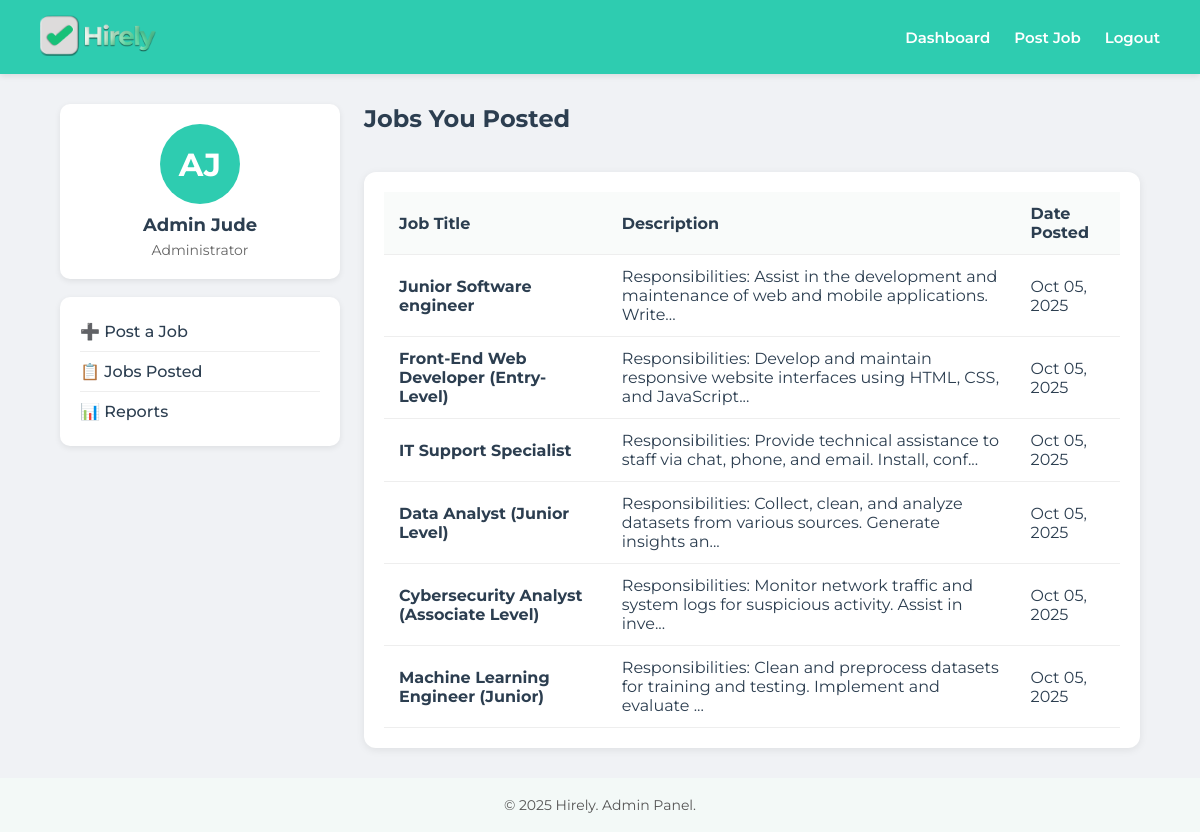
/admin_dashboard (signed in), run on an earlier commit of the app's database.
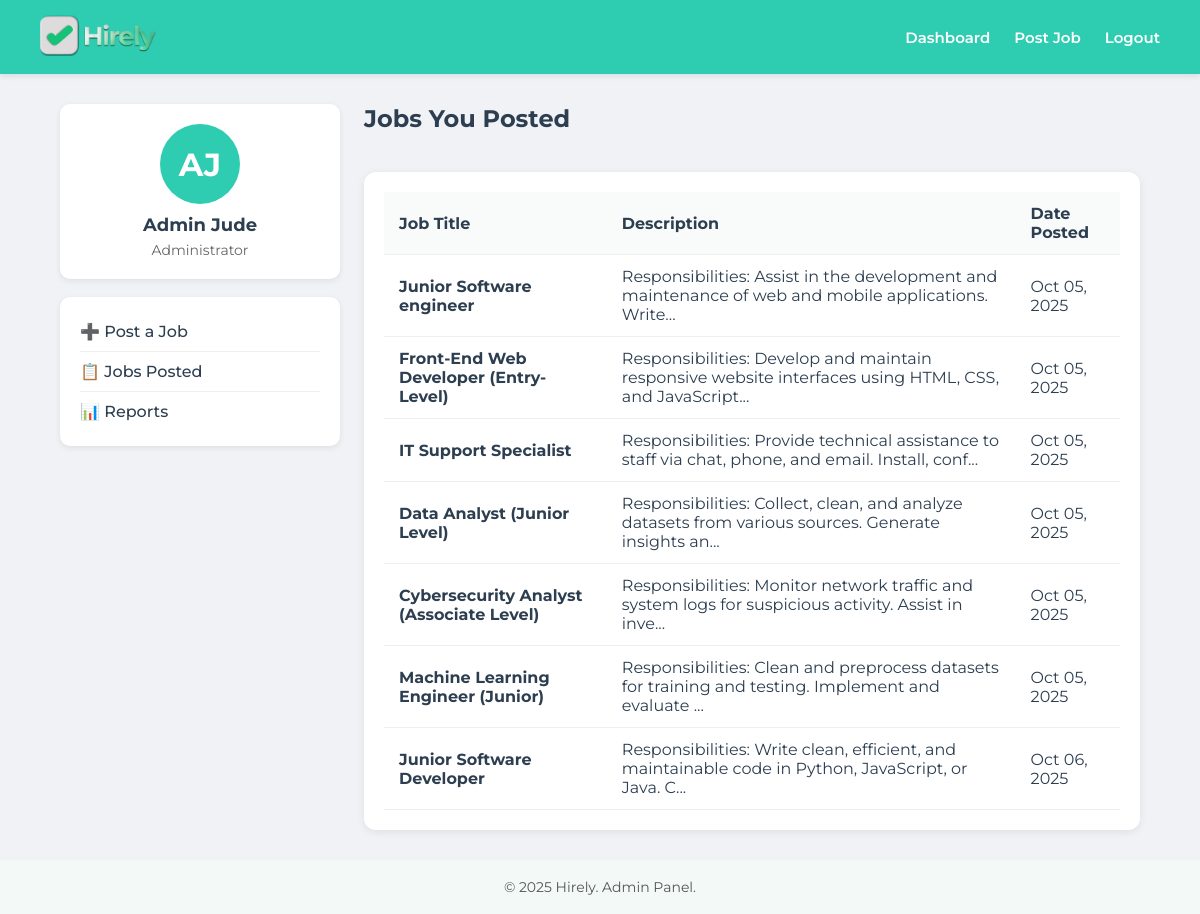
And on a later commit of the database.
### app/models.py (models this page shows, shortened)
class Job(db.Model):
    __tablename__ = 'jobs'
    id = db.Column(db.Integer, primary_key=True)
    role = db.Column(db.String(100), nullable=False)
    description = db.Column(db.Text, nullable=False)
    cluster_id = db.Column(db.Integer)
    is_active = db.Column(db.Boolean, default=True)
    created_at = db.Column(db.DateTime, default=datetime.utcnow)
    created_by = db.Column(db.Integer, db.ForeignKey('users.id'), nullable=False)
    applications = db.relationship('Application', backref='job', lazy=True)
    creator = db.relationship('User', backref='jobs_created', lazy=True)

### app/routes/main.py (the view)
@main_bp.route('/admin_dashboard')
@secure_route
def admin_dashboard():
    user_id = session.get('user_id')
    is_admin = session.get('is_admin')
    if not user_id:
        flash('Please log in to access the dashboard.', 'error')
        return redirect('/login')
    if not is_admin:
        flash('Access denied. Admin privileges required.', 'error')
        return redirect('/user_dashboard')
    user = User.query.get(user_id)
    if not user:
        session.clear()
        flash('User account not found. Please log in again.', 'error')
        return redirect('/login')
    jobs = Job.query.filter_by(created_by=user_id, is_active=True).all()
    return render_template('dashboard_admin.html', user=user, jobs=jobs)

### app/utils/security.py (called while the page is built, shortened)
def check_session_timeout():
    if 'user_id' not in session:
        return False
    last_activity = session.get('last_activity')
    if not last_activity:
        session['last_activity'] = datetime.utcnow().isoformat()
        return True

def no_cache(f):
    @functools.wraps(f)
    def decorated_function(*args, **kwargs):
        response = make_response(f(*args, **kwargs))
        response.headers['Cache-Control'] = 'no-cache, no-store, must-revalidate, private'
        response.headers['Pragma'] = 'no-cache'
        response.headers['Expires'] = '0'
        response.headers['Last-Modified'] = datetime.utcnow().strftime('%a, %d %b %Y %H:%M:%S GMT')
        response.headers['X-Content-Type-Options'] = 'nosniff'
        response.headers['X-Frame-Options'] = 'DENY'
        response.headers['X-XSS-Protection'] = '1; mode=block'
        return response
    return decorated_function

def secure_route(f):
    @functools.wraps(f)
    @no_cache
    @session_security_check
    def decorated_function(*args, **kwargs):
        return f(*args, **kwargs)
    return decorated_function

### app/templates/dashboard_admin.html (shortened to what this page needs)
<!DOCTYPE html>
<html lang="en">
<head>
</head>
<body>
  <header>
    <div class="logo">
      <img src="/static/hirely_logo.png" alt="Hirely Logo">
    </div>
    <nav>
      <a href="/admin_dashboard">Dashboard</a>
      <a href="/post_job">Post Job</a>
      <a href="/logout">Logout</a>
    </nav>
  </header>
  <main>
    <div class="sidebar">
      <div class="profile-card">
        <div class="profile-avatar">{{ user.first_name[0] }}{{ user.last_name[0] }}</div>
        <h2>{{ user.first_name }} {{ user.last_name }}</h2>
        <p>Administrator</p>
      </div>
      <div class="menu-card">
        <ul>
          <li><a href="/post_job">➕ Post a Job</a></li>
          <li><a href="/admin_dashboard">📋 Jobs Posted</a></li>
          <li><a href="/reports">📊 Reports</a></li>
        </ul>
      </div>
    </div>
    <div class="content">
      <h1>Jobs You Posted</h1>
      <div class="job-table">
        <table>
          <thead>
            <tr>
              <th>Job Title</th>
              <th>Description</th>
              <th>Date Posted</th>
            </tr>
          </thead>
          <tbody>
            {% for job in jobs %}
            <tr onclick="window.location.href='/edit_job/{{ job.id }}'">
              <td><strong>{{ job.role }}</strong></td>
              <td>{{ job.description[:100] }}{% if job.description|length > 100 %}...{% endif %}</td>
              <td>{{ job.created_at.strftime('%b %d, %Y') if job.created_at else 'N/A' }}</td>
            </tr>
            {% else %}
            <tr>
              <td colspan="3" class="no-jobs">No jobs posted yet. <a href="/post_job" style="color: #2eccb0;">Post your first job</a></td>
            </tr>
            {% endfor %}
          </tbody>
        </table>
      </div>
    </div>
  </main>
  <footer>
    &copy; 2025 Hirely. Admin Panel.
  </footer>
</body>
</html>

What changed in the data, as far as the page shows it:
added Job: role "Junior Software Developer", description "Responsibilities: Write clean, efficient, and maintainable code in Python, JavaScript, or Java. C", created_at "Oct 06, 2025"
